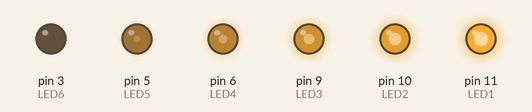
The sketch below on a simulated Arduino Uno, built with avr-gcc and run on an emulated ATmega328P. Parts: output pins drawn as LEDs (lit = HIGH).

Above: at 0.1 s.
Timing chart, 0 to 1.6 s (numbered marks = the images above):
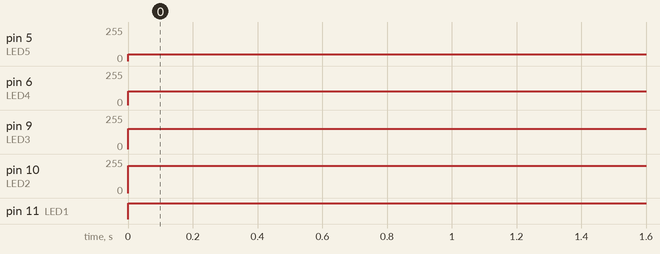

The sketch:

Gradients.ino
```cpp
//Gradients.ino
// An arduino sketch for producing a gradient of light across
// a horizontal array of 6 LEDs.

int gradient[] = {100, 80, 60, 40, 20};
// int gradient[] = {100, 90, 50, 10 , 5 };
int LED1 = 11;
int LED2 = 10;
int LED3 = 9;
int LED4 = 6;
int LED5 = 5;
int LED6 = 3;

void setup()
{

  pinMode(LED1, OUTPUT);
  pinMode(LED2, OUTPUT);
  pinMode(LED3, OUTPUT);
  pinMode(LED4, OUTPUT);
  pinMode(LED5, OUTPUT);
  pinMode(LED6, OUTPUT);


}

void loop()
{
  // Calculate brightnesses //
  int Br1 = map(gradient[0], 0, 100, 0, 255);
  int Br2 = map(gradient[1], 0, 100, 0, 255);
  int Br3 = map(gradient[2], 0, 100, 0, 255);
  int Br4 = map(gradient[3], 0, 100, 0, 255);
  int Br5 = map(gradient[4], 0, 100, 0, 255);
  int Br6 = map(gradient[5], 0, 100, 0, 255);

  // Write to LEDs //
  analogWrite(LED1, Br1);
  analogWrite(LED2, Br2);
  analogWrite(LED3, Br3);
  analogWrite(LED4, Br4);
  analogWrite(LED5, Br5);
  analogWrite(LED6, Br6);


}
```

Measured:
- by itself, pin 5 (LED5): 0/255 → 51/255 at 0.00 s
- by itself, pin 6 (LED4): 0/255 → 102/255 at 0.00 s
- by itself, pin 9 (LED3): 0/255 → 153/255 at 0.00 s
- by itself, pin 10 (LED2): 0/255 → 204/255 at 0.00 s
- by itself, pin 11 (LED1): LOW → HIGH at 0.00 s
